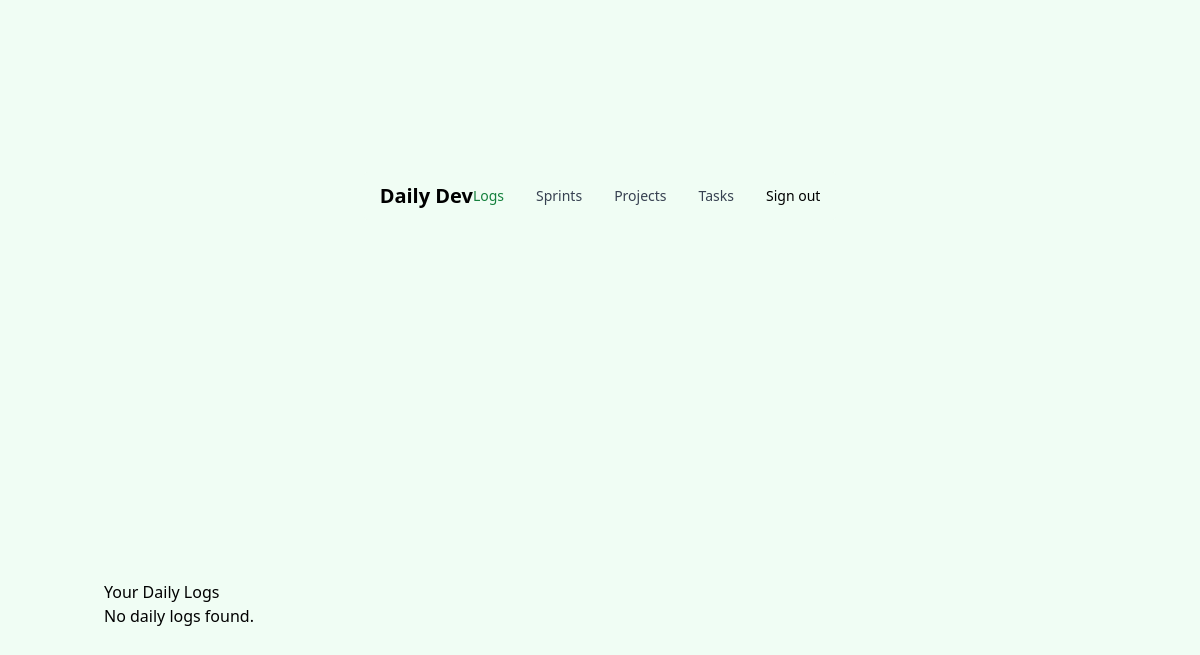
/logs/, run on an earlier commit of the app's database.
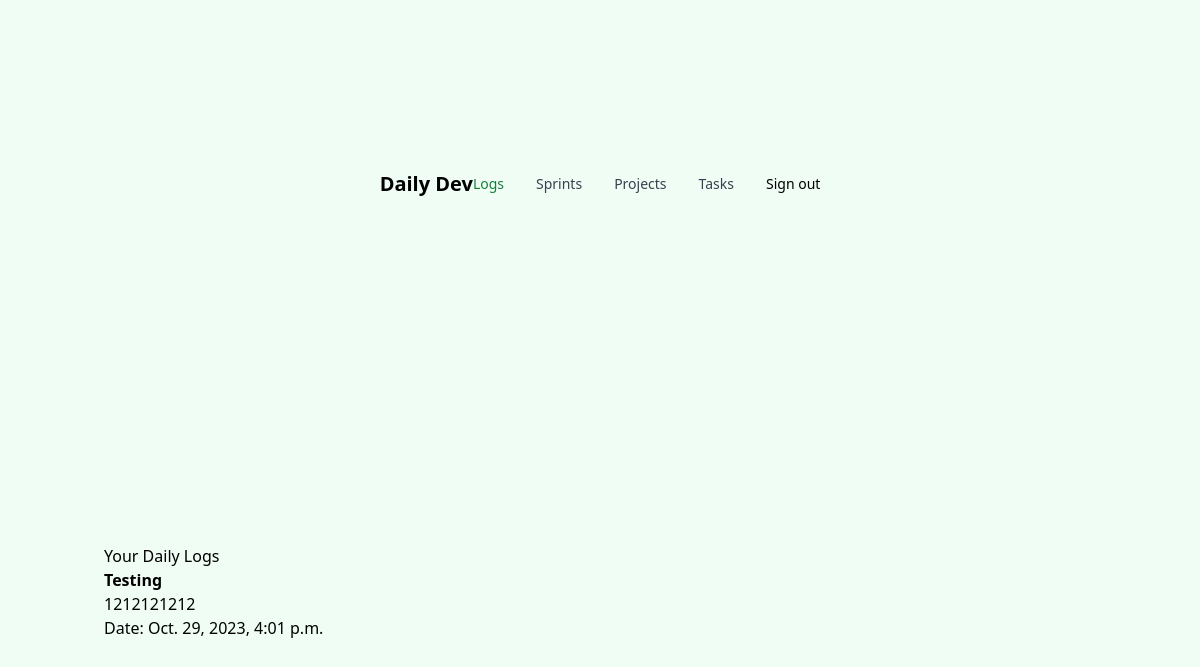
And on a later commit of the database.
### dailylogs/models.py (models this page shows, shortened)
class DailyLog(models.Model):
    title = models.CharField(max_length=200)
    description = models.TextField(null=True, blank=True)
    date = models.DateTimeField(auto_now_add=True)
    tasks = models.ManyToManyField(Task, blank=True, related_name='daily_logs')
    user = models.ForeignKey(User, on_delete=models.CASCADE)

### dailylogs/views.py (the view)
# urls.py: path('logs/', dailylog_list, name='dailylog_list'),
def dailylog_list(request):
    dailylogs = DailyLog.objects.all()
    context = {'dailylogs': dailylogs}
    return render(request, 'dailylogs/dailylog_list.html', context)

### templates/dailylogs/dailylog_list.html (shortened to what this page needs)
{% extends 'base.html' %}
{% block content %}
<div className="flex gap-4">
  <h1>Your Daily Logs</h1>
  <ul>
    {% for log in dailylogs %}
    <li>
      <strong>{{ log.title }}</strong>
      <p>{{ log.description }}</p>
      <p>Date: {{ log.date }}</p>
    </li>
    {% empty %}
    <li>No daily logs found.</li>
    {% endfor %}
  </ul>
</div>
{% endblock %}

What changed in the data, as far as the page shows it:
added DailyLog: title "Testing", description "1212121212", date "Oct. 29, 2023, 4:01 p.m."
Also different on the page:
text no longer shown: "No daily logs found."
